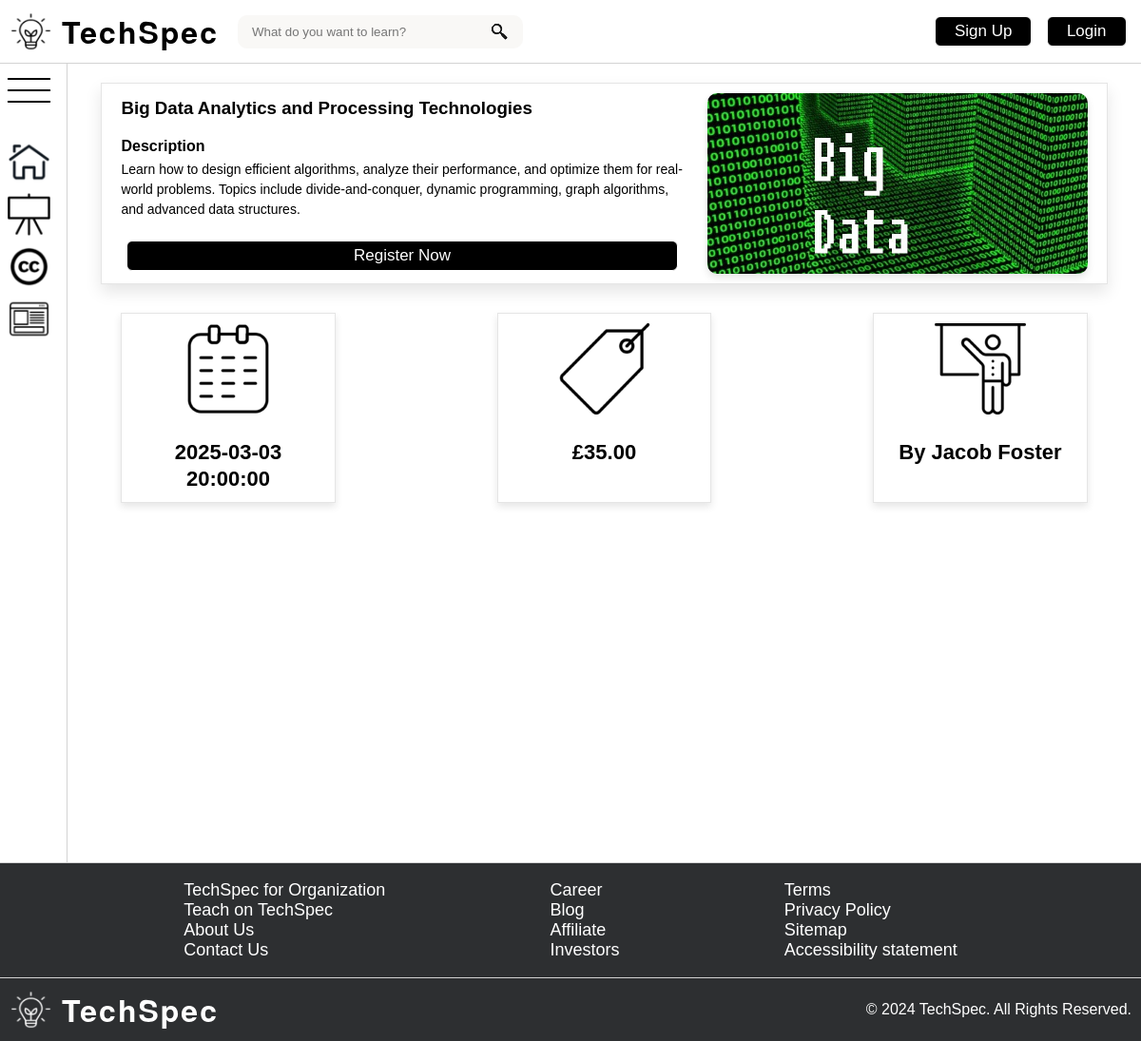
The app's page /content/detail.php?courseId=5 with its own data.
### tables this page shows
CREATE TABLE `training_sessions` (
  `trainingID` MEDIUMINT(8) PRIMARY KEY AUTO_INCREMENT,
  `title` VARCHAR(255) NOT NULL,
  `description` TEXT NOT NULL,
  `session_date` DATETIME NOT NULL,
  `price_per_person` DECIMAL(7,2) NOT NULL,
  `discount_price` DECIMAL(7,2),
  `session_imagepath` VARCHAR(255),
  `image_alt` VARCHAR(255),
  `lecturer` VARCHAR(255),
  `category` VARCHAR(255)
);

### content/logic/CoursesManager.php (called while the page is built, shortened)
<?php
class CoursesManager
{
    private static $instance;
    private $courses;
    public static function getInstance()
    {
        if (!isset(self::$instance)) {
            static::$instance = new CoursesManager();
            static::$instance->load();
        }
        return static::$instance;
    }
    private function load()
    {
        try {
            $conn = ConnectionManager::getInstance()->getConnection();
            $stmt = mysqli_prepare($conn, "SELECT * FROM training_sessions");
            if (!mysqli_stmt_execute($stmt)) {
                throw new Exception(Message::INTERNAL_SERVER_ERROR . mysqli_stmt_error($stmt));
            }
            $result = mysqli_stmt_get_result($stmt);
            while ($row = mysqli_fetch_assoc($result)) {
                $this->courses[] = $row;
            }
        } finally {
            $conn = null;
            $stmt = null;
        }
    }
    public function getCoursesById($id)
    {
        $array = [];
        foreach ($this->courses as $course) {
            if ($course['trainingID'] === $id) {
                array_push($array, $course);
            }
        }
        return $array;
    }
}

### content/detail.php (the view, shortened to what this page needs)
<?php
require_once './logic/CoursesManager.php';
$isLogin = isset($_SESSION['id']) && isset($_SESSION['name']);
$courseId = filter_input(INPUT_GET, 'courseId', FILTER_VALIDATE_INT);
$coursesManager = CoursesManager::getInstance();
foreach ($coursesManager->getCoursesById(intval($courseId)) as $course) {
  $title = $course['title'];
  $desc = $course['description'];
  $date = $course['session_date'];
  $price = $course['price_per_person'];
  $discountPrice = $course['discount_price'];
  $imagePath = $course['session_imagepath'];
  $imageAlt = $course['image_alt'];
  $lecturer = $course['lecturer'];
}
?>
<!DOCTYPE html>
<html lang="en">
<head>
  <link
    href="../assets/stylesheets/common.css"
    rel="stylesheet"
    type="text/css" />
  <link
    href="../assets/stylesheets/detail.css"
    rel="stylesheet"
    type="text/css" />
</head>
<body>
  <?php require_once 'shared.php';
  echo stringifyHeaderHtml($isLogin);
  ?>
  <div class="main-wrapper">
    <?php require_once 'shared.php';
    echo stringifySidebarHtml($isLogin);
    ?>
    <main>
      <div id="course-wrapper">
        <div id="course-detail">
          <div id="course-main">
            <h3>
              <?php echo htmlspecialchars($title) ?>
            </h3>
            <h4>
              Description
            </h4>
            <p>
              <?php echo htmlspecialchars($desc) ?>
            </p>
            <?php if ($isLogin): ?>
              <a href="./booking.php" class="base-link">Book Now</a>
            <?php else: ?>
              <a href="./signup.php" class="base-link">Register Now</a>
            <?php endif; ?>
          </div>
          <?php
          $imagePath = htmlspecialchars("../assets/images/" . $imagePath);
          $imageAlt = htmlspecialchars($imageAlt);
          if (file_exists($imagePath)) {
            echo "<img src='{$imagePath}' alt='{$imageAlt}'>";
          } else {
            echo "<img src='../assets/images/default.png' alt='Default course image'>";
          }
          ?>
        </div>
        <div id="course-info-cards">
          <div class="course-info-card">
            <img
              src="../assets/images/icon_calender.png"
              alt="Course Date Image" />
            <p><?php echo $date ?></p>
          </div>
          <div class="course-info-card">
            <img
              src="../assets/images/icon_tag.png"
              alt="Course Price Image" />
            <p class="<?php echo ($discountPrice && $discountPrice < $price) ? 'original-price' : ''; ?>">
              £<?php echo number_format((float)$price, 2) ?>
            </p>
          </div>
          <div class="course-info-card">
            <img
              src="../assets/images/icon_lecturer.png"
              alt="Course Lecturer Image" />
            <p>By <?php echo $lecturer ?></p>
          </div>
        </div>
      </div>
    </main>
  </div>
  <?php require_once 'shared.php';
  echo stringifyFooterHtml(); ?>
</body>
</html>

### assets/stylesheets/common.css (style rules this page uses)
html, body { width: 100%; margin: 0; font-family: Arial, sans-serif; }
html { height: 100%; }
body { display: flex; flex-direction: column; min-height: 100vh; }
main { display: flex; flex-direction: column; align-items: center; width: calc(100% - 70px); transition: width 0.3s ease; min-height: 100vh; margin: 20px auto; }
a { color: inherit; text-decoration: none; }
.main-wrapper { display: flex; flex-direction: row; }
.base-link { display: inline-block; margin: 3px 5.5px; padding: 5px 20px; cursor: pointer; text-align: center; color: #ffffff; border-radius: 6px; border: 1.5px solid #ffffff; background-color: #000000; font-size: 17px; text-decoration: none; }

### assets/stylesheets/detail.css (style rules this page uses)
#course-wrapper > div { width: 90%; margin: 0 auto 30px auto; }
#course-detail { display: flex; flex-direction: row; justify-content: space-around; padding: 10px 20px; border: 1px solid #0000001a; box-shadow: 0 8px 16px #0000001a; }
#course-detail img { width: auto; max-width: 400px; height: auto; max-height: 250px; border-radius: 10px; box-shadow: 0 4px 8px #0000001a; object-fit: cover; }
#course-main { display: flex; flex-direction: column; margin-right: 25px; }
#course-main > h3 { margin: 5px 0; }
#course-main > h4 { margin: 15px 0 5px 0; }
#course-main > p { margin: 0; font-size: 14px; line-height: 1.5; }
#course-main > a { margin-top: auto; }
#course-info-cards { display: flex; flex-direction: row; justify-content: space-between; width: 80%; }
.course-info-card { width: 20%; padding: 10px; text-align: center; border: 1px solid #0000001a; box-shadow: 0 4px 8px #0000001a; }
.course-info-card > p { margin-bottom: 0; font-size: 22px; font-weight: 700; line-height: 28px; }

### records on screen
training_sessions: title "Big Data Analytics and Processing Technologies", description "Learn how to design efficient algorithms, analyze their performance, and optimize them for real-world problems. Topics include divide-and-conquer, dynamic programming, graph algorithms, and advanced data structures.", session_imagepath (picture), session_date "2025-03-03 20:00:00", price_per_person "35.00", lecturer "Jacob Foster"
